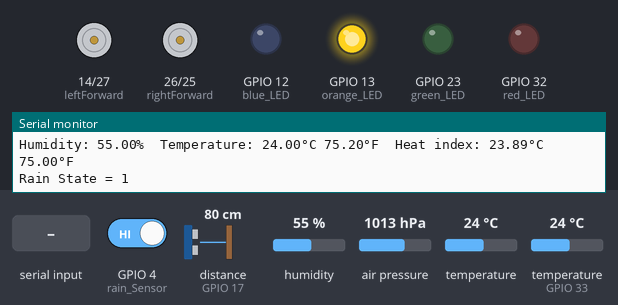
Simulated run of this sketch. Board: ESP32. Shown: motor-driver pin pairs drawn as motors (green arrow = first pin HIGH = forward, orange = second pin HIGH = backward, longer = more drive), output pins drawn as LEDs (lit = HIGH), the last lines printed to the serial monitor. Inputs (shaded band) come from the test bench; at power-on: air pressure 1013 hPa, distance to the obstacle (sensor on GPIO 17) 80 cm, GPIO 4 (rain_Sensor) HIGH, humidity 55 %, temperature 24 °C, temperature (sensor on GPIO 33) 24 °C. The echo pulse lasts 58.3 µs per cm; nothing arrives over Bluetooth unless stated; pins used as bus, display or sensor lines are not drawn.

Above: at 1.2 s.
1.3 s: "1" received over the second serial link
At 2.3 s:
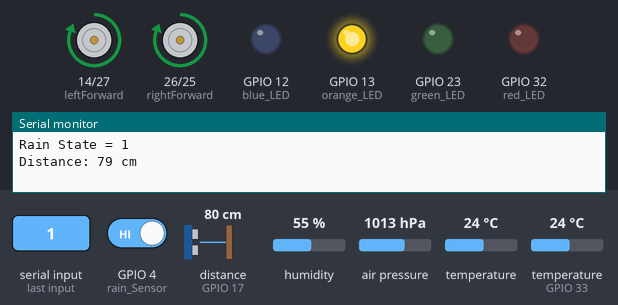
2.8 s: air pressure set to 1008 hPa
4.3 s: air pressure set to 1005 hPa
At 5.5 s:
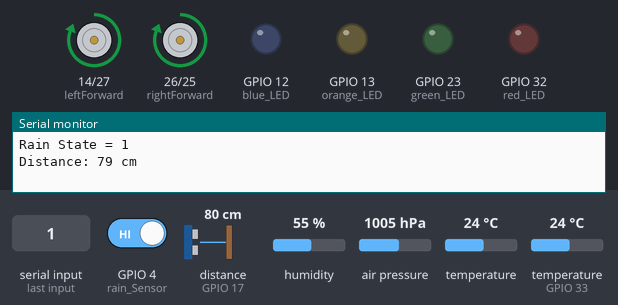
5.8 s: distance to the obstacle (sensor on GPIO 17) set to 12 cm
7.3 s: distance to the obstacle (sensor on GPIO 17) set to 9 cm
At 8.4 s:
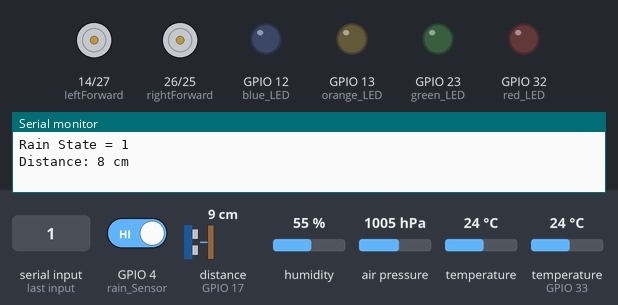
13.1 s: GPIO 4 (rain_Sensor) driven LOW
At 16.9 s:
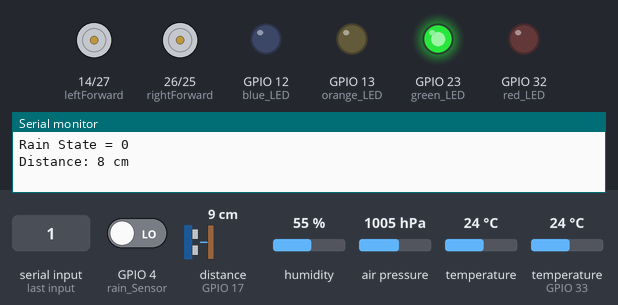
Timing chart, 0 to 25.5 s (numbered marks = the images above; inputs shaded):
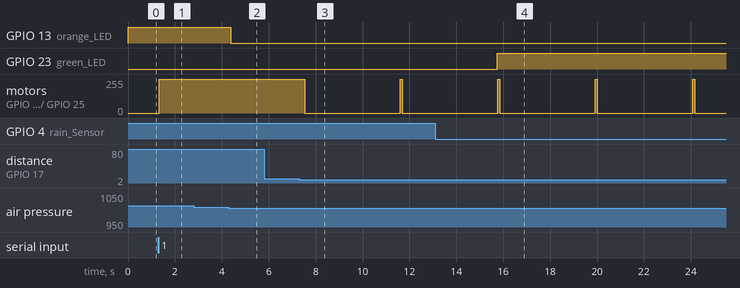

The sketch:

BT_BAsic.ino
```cpp
#include "BluetoothSerial.h"

#if !defined(CONFIG_BT_ENABLED) || !defined(CONFIG_BLUEDROID_ENABLED)
#error Bluetooth is not enabled! Please run `make menuconfig` to and enable it
#endif

BluetoothSerial SerialBT;

#define echoPin_1 17 // attach pin D2 Arduino to pin Echo of HC-SR04
#define trigPin_1 16 //attach pin D3 Arduino to pin Trig of HC-SR04

// defines variables
long duration_1; // variable for the duration of sound wave travel
int distance_1; // variable for the distance measurement

//Initialize Digital Pins
const int leftForward = 14;
const int leftBackward = 27;
const int rightForward = 26;
const int rightBackward = 25;

char data = 0;
char junk;                // use for bluetooth communication
String inputString = "";  // assigning bluetooth character string

//

#include <Wire.h>
#include <Adafruit_BMP085.h>
Adafruit_BMP085 bmp;
//

#include "DHT.h"
#define DHTPIN 33     // Digital pin connected to the DHT sensor
#define DHTTYPE DHT11
DHT dht(DHTPIN, DHTTYPE);
//


int rain_Sensor = 4;
int rain_State = 1; // 1 = dry, 0 = rain

int red_LED = 32;
int blue_LED = 12;
int orange_LED = 13;
int green_LED = 23;
void setup() {
  Serial.begin(115200);
  SerialBT.begin("ESP32test"); //Bluetooth device name
  Serial.println("The device started, now you can pair it with bluetooth!");

  pinMode(red_LED, OUTPUT);
  pinMode(blue_LED, OUTPUT);
  pinMode(orange_LED, OUTPUT);
  pinMode(green_LED, OUTPUT);

  // set control pins as Output
  pinMode(leftForward, OUTPUT);
  pinMode(leftBackward, OUTPUT);
  pinMode(rightForward, OUTPUT);
  pinMode(rightBackward, OUTPUT);
  pinMode(rain_Sensor, INPUT);

  digitalWrite(leftForward, LOW);
  digitalWrite(leftBackward, LOW);
  digitalWrite(rightForward, LOW);
  digitalWrite(rightBackward, LOW);

  pinMode(trigPin_1, OUTPUT); // Sets the trigPin as an OUTPUT
  pinMode(echoPin_1, INPUT); // Sets the echoPin as an INPUT

  //
  if (!bmp.begin()) {
    Serial.println("Could not find a valid BMP085/BMP180 sensor, check wiring!");
    while (1) {}
  }

  dht.begin();
}

void loop() {

  if (SerialBT.available()) {
    char inChar = SerialBT.read(); //read the input
    inputString = inChar;              //assigning recived bluetooth character to varable called inputString
    Serial.println(inputString);
  }


  //  while (Serial.available() > 0)
  //  {
  //    junk = Serial.read() ;  // clear the serial buffer
  //  }


  if (inputString == "1") {
    // run forward
    digitalWrite(leftForward, HIGH);
    digitalWrite(leftBackward, LOW);
    digitalWrite(rightForward, HIGH);
    digitalWrite(rightBackward, LOW);

    read_Ultra_1();
    if (distance_1 < 10) {
      digitalWrite(leftForward, LOW);
      digitalWrite(leftBackward, LOW);
      digitalWrite(rightForward, LOW);
      digitalWrite(rightBackward, LOW);

      delay(4000);
    }
  }

  if (inputString == "2") {
    // run right
    digitalWrite(leftForward, LOW);
    digitalWrite(leftBackward, LOW);
    digitalWrite(rightForward, LOW);
    digitalWrite(rightBackward, LOW);
  }

  if (inputString == "3") {
    // run forward
    digitalWrite(leftForward, LOW);
    digitalWrite(leftBackward, HIGH);
    digitalWrite(rightForward, HIGH);
    digitalWrite(rightBackward, LOW);
  }

  if (inputString == "4") {
    // run left
    digitalWrite(leftForward, HIGH);
    digitalWrite(leftBackward, LOW);
    digitalWrite(rightForward, LOW);
    digitalWrite(rightBackward, HIGH);
  }
  ////
  read_BMP();
  read_DHT11();

  read_Rain();


  delay(20);
}

void read_Rain() {
  rain_State = digitalRead(rain_Sensor);
  Serial.print("Rain State = ");
  Serial.println(rain_State);
  if (rain_State == LOW) {
    digitalWrite(green_LED, HIGH);
  }
  else {
    digitalWrite(green_LED, LOW);
  }
}


void read_Ultra_1() {
  // Clears the trigPin condition
  digitalWrite(trigPin_1, LOW);
  delayMicroseconds(2);
  // Sets the trigPin HIGH (ACTIVE) for 10 microseconds
  digitalWrite(trigPin_1, HIGH);
  delayMicroseconds(10);
  digitalWrite(trigPin_1, LOW);
  // Reads the echoPin, returns the sound wave travel time in microseconds
  duration_1 = pulseIn(echoPin_1, HIGH);
  // Calculating the distance
  distance_1 = duration_1 * 0.034 / 2; // Speed of sound wave divided by 2 (go and back)
  // Displays the distance on the Serial Monitor
  Serial.print("Distance: ");
  Serial.print(distance_1);
  Serial.println(" cm");
  delay(100);
}

void read_BMP() {
  Serial.print("Temperature = ");
  Serial.print(bmp.readTemperature());
  Serial.println(" *C");

  Serial.print("Pressure = ");
  Serial.print(bmp.readPressure());
  Serial.println(" Pa");

  if (bmp.readPressure() > 100600) {
    digitalWrite(orange_LED, HIGH);
  }
  else {
    digitalWrite(orange_LED, LOW);
  }

  // Calculate altitude assuming 'standard' barometric
  // pressure of 1013.25 millibar = 101325 Pascal
  Serial.print("Altitude = ");
  Serial.print(bmp.readAltitude());
  Serial.println(" meters");

  Serial.print("Pressure at sealevel (calculated) = ");
  Serial.print(bmp.readSealevelPressure());
  Serial.println(" Pa");

  // you can get a more precise measurement of altitude
  // if you know the current sea level pressure which will
  // vary with weather and such. If it is 1015 millibars
  // that is equal to 101500 Pascals.
  Serial.print("Real altitude = ");
  Serial.print(bmp.readAltitude(102000));
  Serial.println(" meters");

  Serial.println();
  // delay(500);
}

void read_DHT11() {
  // Reading temperature or humidity takes about 250 milliseconds!
  // Sensor readings may also be up to 2 seconds 'old' (its a very slow sensor)
  float h = dht.readHumidity();
  // Read temperature as Celsius (the default)
  float t = dht.readTemperature();
  // Read temperature as Fahrenheit (isFahrenheit = true)
  float f = dht.readTemperature(true);

  // Check if any reads failed and exit early (to try again).
  if (isnan(h) || isnan(t) || isnan(f)) {
    Serial.println(F("Failed to read from DHT sensor!"));
    return;
  }

  // Compute heat index in Fahrenheit (the default)
  float hif = dht.computeHeatIndex(f, h);
  // Compute heat index in Celsius (isFahreheit = false)
  float hic = dht.computeHeatIndex(t, h, false);

  Serial.print(F("Humidity: "));
  Serial.print(h);
  Serial.print(F("%  Temperature: "));
  Serial.print(t);
  Serial.print(F("°C "));
  Serial.print(f);
  Serial.print(F("°F  Heat index: "));
  Serial.print(hic);
  Serial.print(F("°C "));
  Serial.print(hif);
  Serial.println(F("°F"));

}
```

Measured:
- the behaviour switches between 1007 and 1006 hPa on air pressure (found by bisection; images 1 and 2)
- the behaviour switches between 11 and 10 cm on distance to the obstacle (sensor on GPIO 17) (found by bisection; images 2 and 3)
- after the input at 1.3 s, motor on GPIO 14 (leftForward) / GPIO 27 (leftBackward), motor on GPIO 26 (rightForward) / GPIO 25 (rightBackward): stopped → forward 255/255 at once
- after the input at 4.3 s, GPIO 13 (orange_LED): HIGH → LOW after 0.08 s
- after the input at 7.3 s, motor on GPIO 14 (leftForward) / GPIO 27 (leftBackward), motor on GPIO 26 (rightForward) / GPIO 25 (rightBackward): forward 255/255 → stopped after 0.24 s, → forward 255/255 4.1 s later, → stopped 0.10 s later
- after the input at 13.1 s, GPIO 23 (green_LED): LOW → HIGH after 2.6 s
